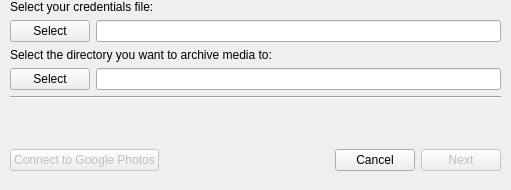
<?xml version="1.0" encoding="UTF-8"?>
<ui version="4.0">
 <class>MainWindow</class>
 <widget class="QMainWindow" name="MainWindow">
  <property name="enabled">
   <bool>true</bool>
  </property>
  <property name="geometry">
   <rect>
    <x>0</x>
    <y>0</y>
    <width>511</width>
    <height>190</height>
   </rect>
  </property>
  <property name="windowTitle">
   <string>Archiver For Google Photos</string>
  </property>
  <property name="windowIcon">
   <iconset>
    <normaloff>../../Downloads/file_download_black_24dp.svg</normaloff>../../Downloads/file_download_black_24dp.svg</iconset>
  </property>
  <widget class="QWidget" name="centralwidget">
   <widget class="QWidget" name="layoutWidget">
    <property name="geometry">
     <rect>
      <x>10</x>
      <y>0</y>
      <width>491</width>
      <height>171</height>
     </rect>
    </property>
    <layout class="QVBoxLayout" name="verticalLayout">
     <item>
      <layout class="QGridLayout" name="gridLayout">
       <item row="0" column="0" colspan="2">
        <widget class="QLabel" name="label">
         <property name="text">
          <string>Select your credentials file:</string>
         </property>
        </widget>
       </item>
       <item row="1" column="0">
        <widget class="QPushButton" name="select_creds">
         <property name="text">
          <string>Select</string>
         </property>
        </widget>
       </item>
       <item row="1" column="1">
        <widget class="QLineEdit" name="creds"/>
       </item>
      </layout>
     </item>
     <item>
      <layout class="QGridLayout" name="gridLayout_2">
       <item row="1" column="0">
        <widget class="QPushButton" name="select_dir">
         <property name="text">
          <string>Select</string>
         </property>
        </widget>
       </item>
       <item row="0" column="0" colspan="2">
        <widget class="QLabel" name="label_2">
         <property name="text">
          <string>Select the directory you want to archive media to:</string>
         </property>
        </widget>
       </item>
       <item row="1" column="1">
        <widget class="QLineEdit" name="dir"/>
       </item>
      </layout>
     </item>
     <item>
      <widget class="Line" name="line">
       <property name="orientation">
        <enum>Qt::Horizontal</enum>
       </property>
      </widget>
     </item>
     <item>
      <layout class="QGridLayout" name="gridLayout_3">
       <item row="1" column="3">
        <widget class="QPushButton" name="pushButton">
         <property name="enabled">
          <bool>false</bool>
         </property>
         <property name="text">
          <string>Next</string>
         </property>
        </widget>
       </item>
       <item row="1" column="1">
        <spacer name="horizontalSpacer">
         <property name="orientation">
          <enum>Qt::Horizontal</enum>
         </property>
         <property name="sizeHint" stdset="0">
          <size>
           <width>40</width>
           <height>20</height>
          </size>
         </property>
        </spacer>
       </item>
       <item row="1" column="2">
        <widget class="QPushButton" name="pushButton_2">
         <property name="text">
          <string>Cancel</string>
         </property>
        </widget>
       </item>
       <item row="1" column="0">
        <widget class="QPushButton" name="connect">
         <property name="enabled">
          <bool>false</bool>
         </property>
         <property name="text">
          <string>Connect to Google Photos</string>
         </property>
         <property name="icon">
          <iconset>
           <normaloff>../../Downloads/Google_Photos_icon_(2020).svg</normaloff>../../Downloads/Google_Photos_icon_(2020).svg</iconset>
         </property>
         <property name="iconSize">
          <size>
           <width>24</width>
           <height>24</height>
          </size>
         </property>
        </widget>
       </item>
       <item row="0" column="1">
        <spacer name="verticalSpacer">
         <property name="orientation">
          <enum>Qt::Vertical</enum>
         </property>
         <property name="sizeHint" stdset="0">
          <size>
           <width>20</width>
           <height>40</height>
          </size>
         </property>
        </spacer>
       </item>
      </layout>
     </item>
    </layout>
   </widget>
  </widget>
  <widget class="QMenuBar" name="menubar">
   <property name="geometry">
    <rect>
     <x>0</x>
     <y>0</y>
     <width>511</width>
     <height>22</height>
    </rect>
   </property>
  </widget>
 </widget>
 <resources/>
 <connections/>
</ui>
